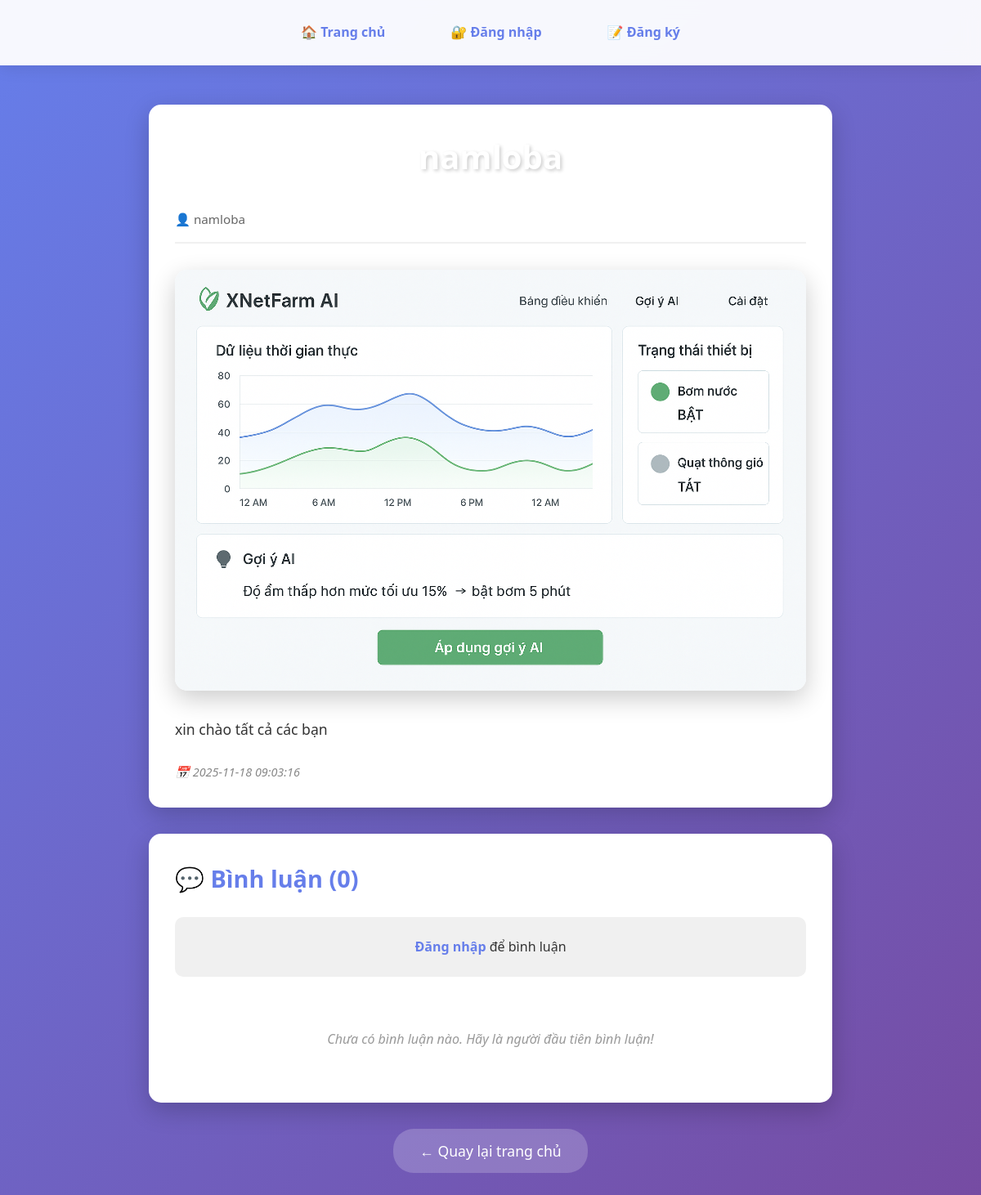
/post/1, run on the app's committed database.
### tables this page shows
CREATE TABLE posts(
        id INTEGER PRIMARY KEY AUTOINCREMENT, 
        title TEXT, 
        content TEXT, 
        author_id INTEGER,
        image_path TEXT,
        created_at TIMESTAMP DEFAULT CURRENT_TIMESTAMP,
        FOREIGN KEY(author_id) REFERENCES users(id)
    );

CREATE TABLE users(
        id INTEGER PRIMARY KEY AUTOINCREMENT, 
        username TEXT UNIQUE, 
        password TEXT,
        role TEXT DEFAULT 'user',
        created_at TIMESTAMP DEFAULT CURRENT_TIMESTAMP
    );

### app.py (the view)
@app.route("/post/<int:id>")
def post_detail(id):
    db = get_db()
    post = db.execute("""
        SELECT posts.*, users.username, users.role
        FROM posts
        LEFT JOIN users ON posts.author_id = users.id
        WHERE posts.id=?
    """, (id,)).fetchone()
    if not post:
        return "Post not found!", 404
    comments = db.execute("""
        SELECT comments.*, users.username, users.role
        FROM comments
        LEFT JOIN users ON comments.user_id = users.id
        WHERE comments.post_id=?
        ORDER BY comments.created_at DESC
    """, (id,)).fetchall()
    return render_template("post_detail.html", post=post, comments=comments)

### app.py (called while the page is built)
def get_db():
    conn = sqlite3.connect("database.db")
    conn.row_factory = sqlite3.Row
    return conn

### templates/post_detail.html (shortened to what this page needs)
{% extends "base.html" %}
{% block content %}
<div class="post-detail-container">
    <div class="post-card">
        <div class="post-header">
            <h2>{{ post.title }}</h2>
            <div class="post-author">
                <span class="author-name">👤 {{ post.username }}</span>
            </div>
        </div>
        {% if post.image_path %}
        <div class="post-image-detail">
            <img src="/static/{{ post.image_path }}" alt="{{ post.title }}">
        </div>
        {% endif %}
        <div class="post-content-detail">
            {{ post.content }}
        </div>
        <div class="post-meta">
            <span>📅 {{ post.created_at }}</span>
        </div>
    </div>
    <div class="comments-section">
        <h3>💬 Bình luận ({{ comments|length }})</h3>
        {% if session.get("user_id") %}
        <div class="comment-form">
            <form method="POST" action="/post/{{ post.id }}/comment">
                <textarea name="content" placeholder="✍️ Viết bình luận của bạn..." required></textarea>
                <button type="submit">Gửi bình luận</button>
            </form>
        </div>
        {% else %}
        <p class="login-prompt">
            <a href="/login">Đăng nhập</a> để bình luận
        </p>
        {% endif %}
        <div class="comments-list">
            {% if comments %}
                {% for comment in comments %}
                <div class="comment-card">
                    <div class="comment-header">
                        <span class="comment-author">
                            👤 {{ comment.username }}
                            {% if comment.role == 'admin' %}
                            <span class="admin-badge-small">⭐</span>
                            {% endif %}
                        </span>
                        <span class="comment-time">{{ comment.created_at }}</span>
                    </div>
                    <div class="comment-content">
                        {{ comment.content }}
                    </div>
                    {% if session.get("user_id") %}
                        {% if session.get("user_id") == comment.user_id or session.get("role") == "admin" %}
                        <div class="comment-actions">
                            <a href="/comment/{{ comment.id }}/delete" onclick="return confirm('Xóa bình luận này?')">🗑️ Xóa</a>
                        </div>
                        {% endif %}
                    {% endif %}
                </div>
                {% endfor %}
            {% else %}
                <p class="no-comments">Chưa có bình luận nào. Hãy là người đầu tiên bình luận!</p>
            {% endif %}
        </div>
    </div>
    <div class="back-link">
        <a href="/">← Quay lại trang chủ</a>
    </div>
</div>
{% endblock %}

### static/css/style.css (style rules this page uses)
* { margin: 0; padding: 0; box-sizing: border-box; }
body { font-family: 'Segoe UI', Tahoma, Geneva, Verdana, sans-serif; background: linear-gradient(135deg, #667eea 0%, #764ba2 100%); min-height: 100vh; color: #333; line-height: 1.6; }
h2 { color: white; font-size: 2.5rem; margin-bottom: 2rem; text-align: center; text-shadow: 2px 2px 4px rgba(0, 0, 0, 0.2); font-weight: 700; }
h3 { color: #667eea; font-size: 1.8rem; margin-bottom: 1rem; font-weight: 600; }
.post-card { background: white; border-radius: 15px; padding: 2rem; margin-bottom: 2rem; box-shadow: 0 10px 30px rgba(0, 0, 0, 0.2); transition: all 0.3s ease; animation: fadeIn 0.5s ease; }
.post-meta { color: #888; font-size: 0.9rem; margin-top: 1rem; font-style: italic; }
.post-header { margin-bottom: 1.5rem; border-bottom: 2px solid #f0f0f0; padding-bottom: 1rem; }
.post-author { display: flex; align-items: center; gap: 0.5rem; margin-top: 0.5rem; }
.author-name { color: #666; font-size: 0.95rem; font-weight: 500; }
.post-image-detail { margin: 2rem 0; border-radius: 15px; overflow: hidden; box-shadow: 0 10px 30px rgba(0, 0, 0, 0.2); }
.post-image-detail img { width: 100%; height: auto; display: block; }
.comments-section { background: white; border-radius: 15px; padding: 2rem; margin-top: 2rem; box-shadow: 0 10px 30px rgba(0, 0, 0, 0.2); }
.comments-section h3 { color: #667eea; margin-bottom: 1.5rem; }
.no-comments { text-align: center; color: #999; padding: 2rem; font-style: italic; }
.login-prompt { text-align: center; padding: 1.5rem; background: #f0f0f0; border-radius: 10px; margin-bottom: 2rem; }
.login-prompt a { color: #667eea; font-weight: 600; text-decoration: none; }
.post-detail-container { max-width: 900px; margin: 0 auto; }
.post-content-detail { font-size: 1.1rem; line-height: 1.8; color: #333; margin: 1.5rem 0; }
.back-link { text-align: center; margin: 2rem 0; }
.back-link a { color: white; text-decoration: none; font-size: 1.1rem; padding: 0.8rem 2rem; background: rgba(255, 255, 255, 0.2); border-radius: 25px; transition: all 0.3s ease; display: inline-block; }

### data on the page
posts: title "namloba", image_path (picture), content "xin chào tất cả các bạn", created_at "2025-11-18 09:03:16"
users: username "namloba"

### other printed values
{{ comments|length }} "0"
